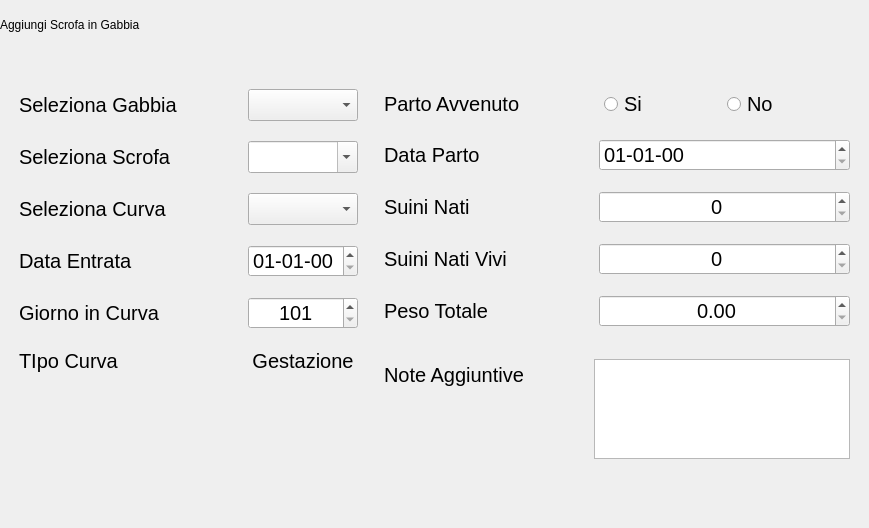
                  <widget class="QFrame" name="frAdd">
                   <property name="maximumSize">
                    <size>
                     <width>16777215</width>
                     <height>16777215</height>
                    </size>
                   </property>
                   <property name="frameShape">
                    <enum>QFrame::NoFrame</enum>
                   </property>
                   <property name="frameShadow">
                    <enum>QFrame::Plain</enum>
                   </property>
                   <layout class="QVBoxLayout" name="verticalLayout_15">
                    <property name="spacing">
                     <number>30</number>
                    </property>
                    <property name="leftMargin">
                     <number>0</number>
                    </property>
                    <property name="topMargin">
                     <number>0</number>
                    </property>
                    <property name="rightMargin">
                     <number>0</number>
                    </property>
                    <property name="bottomMargin">
                     <number>0</number>
                    </property>
                    <item>
                     <widget class="QLabel" name="lblAdd">
                      <property name="minimumSize">
                       <size>
                        <width>400</width>
                        <height>50</height>
                       </size>
                      </property>
                      <property name="maximumSize">
                       <size>
                        <width>16777215</width>
                        <height>50</height>
                       </size>
                      </property>
                      <property name="text">
                       <string>Aggiungi Scrofa in Gabbia</string>
                      </property>
                     </widget>
                    </item>
                    <item>
                     <widget class="QFrame" name="frAddMiddle">
                      <property name="styleSheet">
                       <string notr="true">font-family: &quot;Segoe UI&quot;;
font-size: 15pt;</string>
                      </property>
                      <property name="frameShape">
                       <enum>QFrame::NoFrame</enum>
                      </property>
                      <property name="frameShadow">
                       <enum>QFrame::Plain</enum>
                      </property>
                      <layout class="QHBoxLayout" name="horizontalLayout_13">
                       <item>
                        <widget class="QFrame" name="frAddLeft">
                         <property name="frameShape">
                          <enum>QFrame::NoFrame</enum>
                         </property>
                         <property name="frameShadow">
                          <enum>QFrame::Plain</enum>
                         </property>
                         <layout class="QFormLayout" name="formLayout_7">
                          <property name="fieldGrowthPolicy">
                           <enum>QFormLayout::AllNonFixedFieldsGrow</enum>
                          </property>
                          <property name="rowWrapPolicy">
                           <enum>QFormLayout::DontWrapRows</enum>
                          </property>
                          <property name="labelAlignment">
                           <set>Qt::AlignLeading|Qt::AlignLeft|Qt::AlignVCenter</set>
                          </property>
                          <property name="formAlignment">
                           <set>Qt::AlignLeading|Qt::AlignLeft|Qt::AlignTop</set>
                          </property>
                          <property name="horizontalSpacing">
                           <number>70</number>
                          </property>
                          <property name="verticalSpacing">
                           <number>20</number>
                          </property>
                          <property name="leftMargin">
                           <number>10</number>
                          </property>
                          <property name="topMargin">
                           <number>0</number>
                          </property>
                          <property name="rightMargin">
                           <number>10</number>
                          </property>
                          <property name="bottomMargin">
                           <number>0</number>
                          </property>
                          <item row="0" column="0">
                           <widget class="QLabel" name="lblAddSelBox">
                            <property name="text">
                             <string>Seleziona Gabbia</string>
                            </property>
                           </widget>
                          </item>
                          <item row="0" column="1">
                           <widget class="QComboBox" name="comAddSelBox">
                            <property name="sizePolicy">
                             <sizepolicy hsizetype="Expanding" vsizetype="Fixed">
                              <horstretch>0</horstretch>
                              <verstretch>0</verstretch>
                             </sizepolicy>
                            </property>
                            <property name="maximumSize">
                             <size>
                              <width>16777215</width>
                              <height>16777215</height>
                             </size>
                            </property>
                           </widget>
                          </item>
                          <item row="1" column="0">
                           <widget class="QLabel" name="lblAddSelSow">
                            <property name="text">
                             <string>Seleziona Scrofa</string>
                            </property>
                           </widget>
                          </item>
                          <item row="1" column="1">
                           <widget class="QComboBox" name="comAddSelSow">
                            <property name="sizePolicy">
                             <sizepolicy hsizetype="Expanding" vsizetype="Fixed">
                              <horstretch>0</horstretch>
                              <verstretch>0</verstretch>
                             </sizepolicy>
                            </property>
                            <property name="maximumSize">
                             <size>
                              <width>16777215</width>
                              <height>16777215</height>
                             </size>
                            </property>
                            <property name="inputMethodHints">
                             <set>Qt::ImhNone</set>
                            </property>
                            <property name="editable">
                             <bool>true</bool>
                            </property>
                           </widget>
                          </item>
                          <item row="2" column="0">
                           <widget class="QLabel" name="lblAddSelCur">
                            <property name="text">
                             <string>Seleziona Curva</string>
                            </property>
                           </widget>
                          </item>
                          <item row="2" column="1">
                           <widget class="QComboBox" name="comAddSelCur">
                            <property name="sizePolicy">
                             <sizepolicy hsizetype="Expanding" vsizetype="Fixed">
                              <horstretch>0</horstretch>
                              <verstretch>0</verstretch>
                             </sizepolicy>
                            </property>
                            <property name="maximumSize">
                             <size>
                              <width>16777215</width>
                              <height>16777215</height>
                             </size>
                            </property>
                           </widget>
                          </item>
                          <item row="3" column="0">
                           <widget class="QLabel" name="lblAddSelEntryDate">
                            <property name="text">
                             <string>Data Entrata</string>
                            </property>
                           </widget>
                          </item>
                          <item row="3" column="1">
                           <widget class="QDateEdit" name="spiAddSelEntryDate">
                            <property name="sizePolicy">
                             <sizepolicy hsizetype="Expanding" vsizetype="Fixed">
                              <horstretch>0</horstretch>
                              <verstretch>0</verstretch>
                             </sizepolicy>
                            </property>
                            <property name="maximumSize">
                             <size>
                              <width>16777215</width>
                              <height>16777215</height>
                             </size>
                            </property>
                            <property name="alignment">
                             <set>Qt::AlignLeading|Qt::AlignLeft|Qt::AlignVCenter</set>
                            </property>
                            <property name="displayFormat">
                             <string>dd-MM-yy</string>
                            </property>
                           </widget>
                          </item>
                          <item row="4" column="0">
                           <widget class="QLabel" name="lblAddSelCurDate">
                            <property name="text">
                             <string>Giorno in Curva</string>
                            </property>
                           </widget>
                          </item>
                          <item row="4" column="1">
                           <widget class="QSpinBox" name="spiAddSelCurDay">
                            <property name="sizePolicy">
                             <sizepolicy hsizetype="Expanding" vsizetype="Fixed">
                              <horstretch>0</horstretch>
                              <verstretch>0</verstretch>
                             </sizepolicy>
                            </property>
                            <property name="alignment">
                             <set>Qt::AlignCenter</set>
                            </property>
                            <property name="minimum">
                             <number>101</number>
                            </property>
                            <property name="maximum">
                             <number>115</number>
                            </property>
                           </widget>
                          </item>
                          <item row="5" column="0">
                           <widget class="QLabel" name="lblAddCurType">
                            <property name="text">
                             <string>TIpo Curva</string>
                            </property>
                           </widget>
                          </item>
                          <item row="5" column="1">
                           <widget class="QLabel" name="txtAddCurType">
                            <property name="sizePolicy">
                             <sizepolicy hsizetype="Preferred" vsizetype="Fixed">
                              <horstretch>0</horstretch>
                              <verstretch>0</verstretch>
                             </sizepolicy>
                            </property>
                            <property name="styleSheet">
                             <string notr="true">border: none;</string>
                            </property>
                            <property name="text">
                             <string>Gestazione</string>
                            </property>
                            <property name="alignment">
                             <set>Qt::AlignCenter</set>
                            </property>
                           </widget>
                          </item>
                          <item row="6" column="0" colspan="2">
                           <spacer name="verticalSpacer">
                            <property name="orientation">
                             <enum>Qt::Vertical</enum>
                            </property>
                            <property name="sizeHint" stdset="0">
                             <size>
                              <width>20</width>
                              <height>40</height>
                             </size>
                            </property>
                           </spacer>
                          </item>
                          <item row="7" column="0" colspan="2">
                           <widget class="QLabel" name="lblAddStatus">
                            <property name="styleSheet">
                             <string notr="true">border: none;
font-size: 12pt;</string>
                            </property>
                            <property name="text">
                             <string/>
                            </property>
                            <property name="alignment">
                             <set>Qt::AlignCenter</set>
                            </property>
                           </widget>
                          </item>
                         </layout>
                        </widget>
                       </item>
                       <item>
                        <widget class="QFrame" name="frAddRight">
                         <property name="minimumSize">
                          <size>
                           <width>0</width>
                           <height>0</height>
                          </size>
                         </property>
                         <property name="maximumSize">
                          <size>
                           <width>16777215</width>
                           <height>16777215</height>
                          </size>
                         </property>
                         <property name="frameShape">
                          <enum>QFrame::NoFrame</enum>
                         </property>
                         <property name="frameShadow">
                          <enum>QFrame::Plain</enum>
                         </property>
                         <layout class="QFormLayout" name="formLayout_8">
                          <property name="labelAlignment">
                           <set>Qt::AlignLeading|Qt::AlignLeft|Qt::AlignVCenter</set>
                          </property>
                          <property name="formAlignment">
                           <set>Qt::AlignLeading|Qt::AlignLeft|Qt::AlignTop</set>
                          </property>
                          <property name="horizontalSpacing">
                           <number>70</number>
                          </property>
                          <property name="verticalSpacing">
                           <number>20</number>
                          </property>
                          <property name="leftMargin">
                           <number>10</number>
                          </property>
                          <property name="topMargin">
                           <number>0</number>
                          </property>
                          <property name="rightMargin">
                           <number>10</number>
                          </property>
                          <property name="bottomMargin">
                           <number>0</number>
                          </property>
                          <item row="0" column="0">
                           <widget class="QLabel" name="lblAddBirth">
                            <property name="text">
                             <string>Parto Avvenuto</string>
                            </property>
                           </widget>
                          </item>
                          <item row="0" column="1">
                           <layout class="QHBoxLayout" name="horizontalLayout_14">
                            <property name="spacing">
                             <number>10</number>
                            </property>
                            <property name="leftMargin">
                             <number>10</number>
                            </property>
                            <property name="rightMargin">
                             <number>10</number>
                            </property>
                            <item>
                             <widget class="QRadioButton" name="radAddBirthY">
                              <property name="text">
                               <string>Si</string>
                              </property>
                             </widget>
                            </item>
                            <item>
                             <widget class="QRadioButton" name="radAddBirthN">
                              <property name="text">
                               <string>No</string>
                              </property>
                             </widget>
                            </item>
                           </layout>
                          </item>
                          <item row="1" column="0" colspan="2">
                           <widget class="QFrame" name="frAddBirth">
                            <property name="sizePolicy">
                             <sizepolicy hsizetype="MinimumExpanding" vsizetype="MinimumExpanding">
                              <horstretch>0</horstretch>
                              <verstretch>0</verstretch>
                             </sizepolicy>
                            </property>
                            <property name="minimumSize">
                             <size>
                              <width>0</width>
                              <height>200</height>
                             </size>
                            </property>
                            <property name="maximumSize">
                             <size>
                              <width>16777215</width>
                              <height>0</height>
                             </size>
                            </property>
                            <property name="frameShape">
                             <enum>QFrame::NoFrame</enum>
                            </property>
                            <property name="frameShadow">
                             <enum>QFrame::Plain</enum>
                            </property>
                            <layout class="QFormLayout" name="formLayout_10">
                             <property name="horizontalSpacing">
                              <number>92</number>
                             </property>
                             <property name="verticalSpacing">
                              <number>20</number>
                             </property>
                             <property name="leftMargin">
                              <number>0</number>
                             </property>
                             <property name="topMargin">
                              <number>0</number>
                             </property>
                             <property name="rightMargin">
                              <number>0</number>
                             </property>
                             <property name="bottomMargin">
                              <number>0</number>
                             </property>
                             <item row="0" column="0">
                              <widget class="QLabel" name="lblAddSelPigDate">
                               <property name="minimumSize">
                                <size>
                                 <width>0</width>
                                 <height>32</height>
                                </size>
                               </property>
                               <property name="maximumSize">
                                <size>
                                 <width>16777215</width>
                                 <height>32</height>
                                </size>
                               </property>
                               <property name="text">
                                <string>Data Parto</string>
                               </property>
                              </widget>
                             </item>
                             <item row="0" column="1">
                              <widget class="QDateEdit" name="spiAddSelPigDate">
                               <property name="sizePolicy">
                                <sizepolicy hsizetype="Expanding" vsizetype="Fixed">
                                 <horstretch>0</horstretch>
                                 <verstretch>0</verstretch>
                                </sizepolicy>
                               </property>
                               <property name="minimumSize">
                                <size>
                                 <width>0</width>
                                 <height>0</height>
                                </size>
                               </property>
                               <property name="maximumSize">
                                <size>
                                 <width>16777215</width>
                                 <height>32</height>
                                </size>
                               </property>
                               <property name="alignment">
                                <set>Qt::AlignLeading|Qt::AlignLeft|Qt::AlignVCenter</set>
                               </property>
                               <property name="displayFormat">
                                <string>dd-MM-yy</string>
                               </property>
                              </widget>
                             </item>
                             <item row="1" column="0">
                              <widget class="QLabel" name="lblAddSelPigBirth">
                               <property name="minimumSize">
                                <size>
                                 <width>0</width>
                                 <height>32</height>
                                </size>
                               </property>
                               <property name="text">
                                <string>Suini Nati</string>
                               </property>
                              </widget>
                             </item>
                             <item row="1" column="1">
                              <widget class="QSpinBox" name="spiAddSelPigBirth">
                               <property name="sizePolicy">
                                <sizepolicy hsizetype="Expanding" vsizetype="Fixed">
                                 <horstretch>0</horstretch>
                                 <verstretch>0</verstretch>
                                </sizepolicy>
                               </property>
                               <property name="minimumSize">
                                <size>
                                 <width>0</width>
                                 <height>32</height>
                                </size>
                               </property>
                               <property name="maximumSize">
                                <size>
                                 <width>16777215</width>
                                 <height>16777215</height>
                                </size>
                               </property>
                               <property name="alignment">
                                <set>Qt::AlignCenter</set>
                               </property>
                              </widget>
                             </item>
                             <item row="2" column="0">
                              <widget class="QLabel" name="lblAddSelPigRealBirth">
                               <property name="minimumSize">
                                <size>
                                 <width>0</width>
                                 <height>32</height>
                                </size>
                               </property>
                               <property name="text">
                                <string>Suini Nati Vivi</string>
                               </property>
                              </widget>
                             </item>
                             <item row="2" column="1">
                              <widget class="QSpinBox" name="spiAddSelPigRealBirth">
                               <property name="sizePolicy">
                                <sizepolicy hsizetype="Expanding" vsizetype="Fixed">
                                 <horstretch>0</horstretch>
                                 <verstretch>0</verstretch>
                                </sizepolicy>
                               </property>
                               <property name="minimumSize">
                                <size>
                                 <width>0</width>
                                 <height>32</height>
                                </size>
                               </property>
                               <property name="maximumSize">
                                <size>
                                 <width>16777215</width>
                                 <height>16777215</height>
                                </size>
                               </property>
                               <property name="alignment">
                                <set>Qt::AlignCenter</set>
                               </property>
                              </widget>
                             </item>
                             <item row="3" column="0">
                              <widget class="QLabel" name="lblAddSelPigWeight">
                               <property name="minimumSize">
                                <size>
                                 <width>0</width>
                                 <height>32</height>
                                </size>
                               </property>
                               <property name="text">
                                <string>Peso Totale</string>
                               </property>
                              </widget>
                             </item>
                             <item row="3" column="1">
                              <widget class="QDoubleSpinBox" name="spiAddSelPigWeight">
                               <property name="minimumSize">
                                <size>
                                 <width>0</width>
                                 <height>32</height>
                                </size>
                               </property>
                               <property name="alignment">
                                <set>Qt::AlignCenter</set>
                               </property>
                               <property name="maximum">
                                <double>200.000000000000000</double>
                               </property>
                               <property name="singleStep">
                                <double>0.500000000000000</double>
                               </property>
                               <property name="value">
                                <double>0.000000000000000</double>
                               </property>
                              </widget>
                             </item>
                            </layout>
                           </widget>
                          </item>
                          <item row="3" column="0" colspan="2">
                           <spacer name="verticalSpacer_2">
                            <property name="orientation">
                             <enum>Qt::Vertical</enum>
                            </property>
                            <property name="sizeHint" stdset="0">
                             <size>
                              <width>20</width>
                              <height>40</height>
                             </size>
                            </property>
                           </spacer>
                          </item>
                          <item row="2" column="0">
                           <widget class="QLabel" name="lblAddNotes">
                            <property name="maximumSize">
                             <size>
                              <width>16777215</width>
                              <height>32</height>
                             </size>
                            </property>
                            <property name="text">
                             <string>Note Aggiuntive</string>
                            </property>
                           </widget>
                          </item>
                          <item row="2" column="1">
                           <widget class="QTextEdit" name="txtAddNotes">
                            <property name="maximumSize">
                             <size>
                              <width>16777215</width>
                              <height>100</height>
                             </size>
                            </property>
                           </widget>
                          </item>
                         </layout>
                        </widget>
                       </item>
                      </layout>
                     </widget>
                    </item>
                   </layout>
                  </widget>
